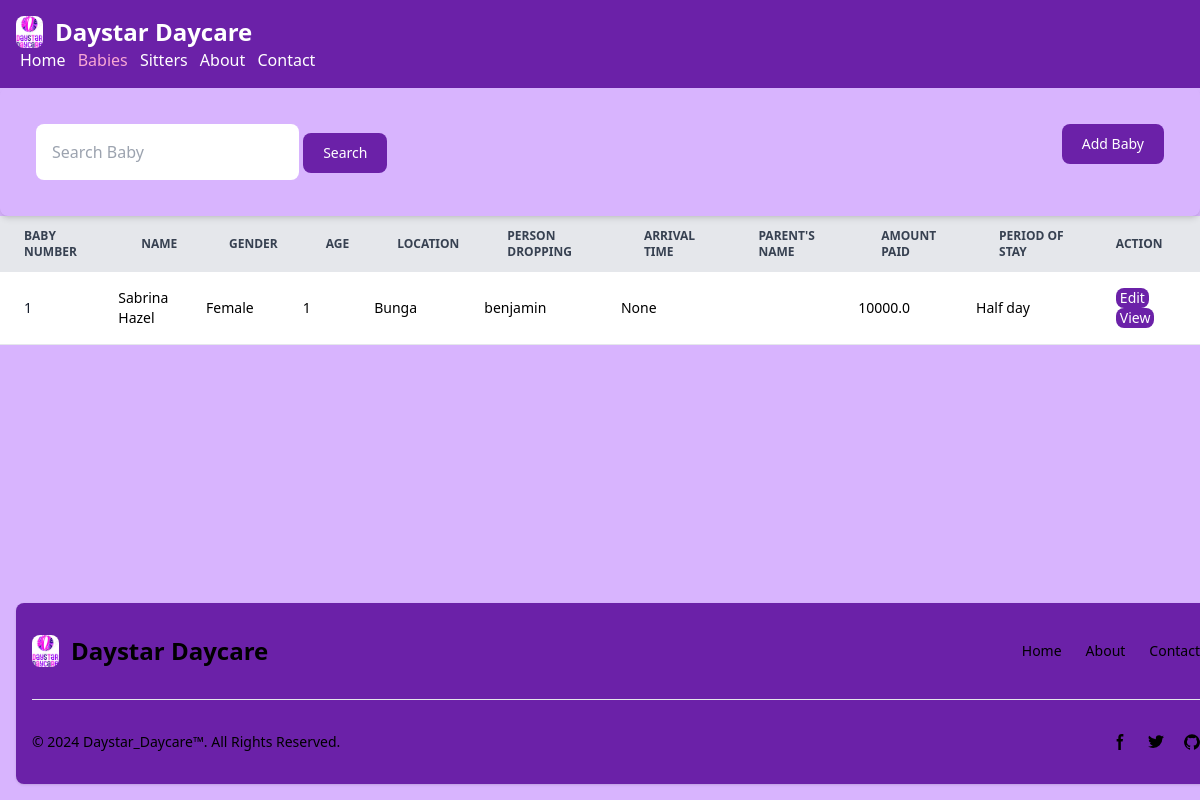
Page /baby/ on the earlier database version.
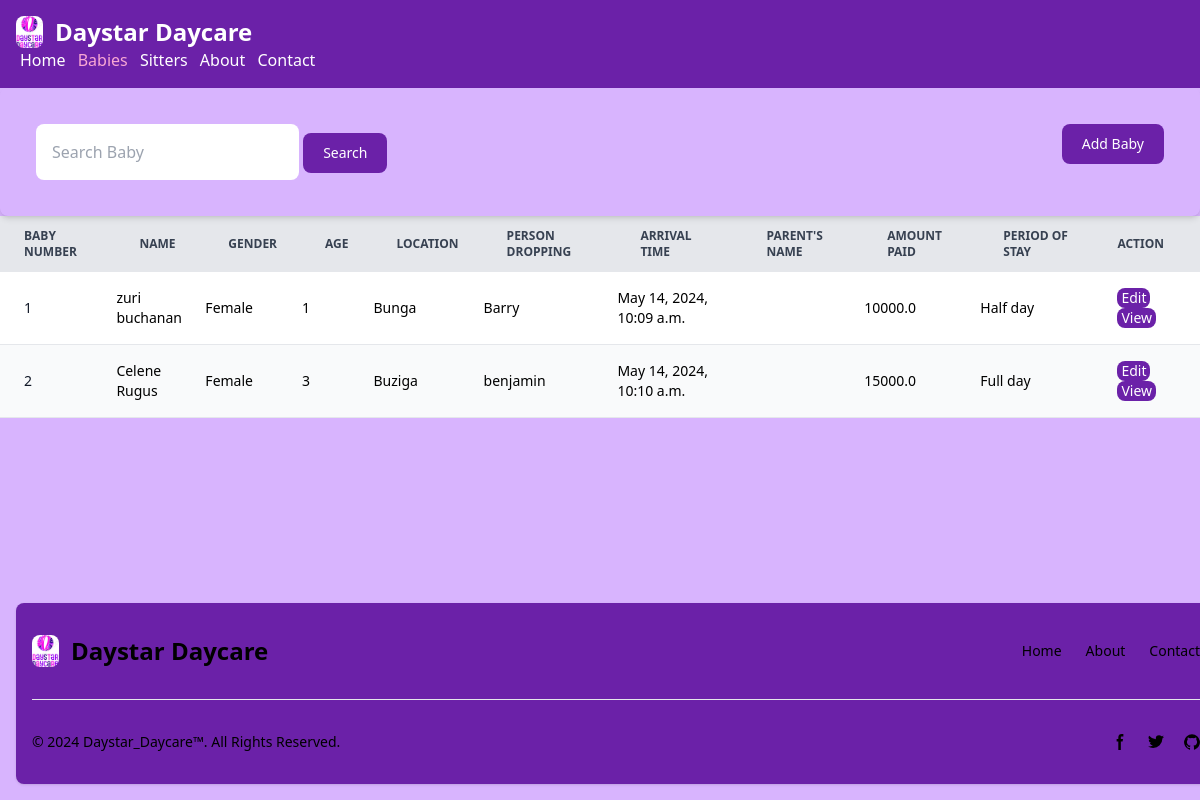
Same page on the later database version.
### baby_app/models.py (models this page shows, shortened)
class Baby(models.Model):
    name = models.CharField(max_length=100)
    gender = models.CharField(max_length=25)
    age = models.IntegerField()
    location = models.CharField(max_length=200)
    name_dropper = models.CharField(max_length=100)
    time_arrival = models.DateTimeField(auto_now_add=True)
    name_parents = models.CharField(max_length=100)
    amount_paid = models.FloatField()
    period_stay = models.CharField(max_length=50)

### baby_app/views.py (the view)
# urls.py: path('', views.babyhome, name='baby'),
def babyhome(request):
    babylist = Baby.objects.all()
    return render(request, 'baby_app/baby.html', {'babylist': babylist})

### baby_app/templates/baby_app/baby.html (shortened to what the changed rows need)
{% load static %}
<!DOCTYPE html>
<html lang="en">
<head>
    <script src="https://cdn.tailwindcss.com"></script>
</head>
<body class="bg-purple-300">
    <table class="w-full text-sm text-left rtl:text-right text-black-500 dark:text-gray-400">
        <thead class="text-xs text-gray-700 uppercase bg-gray-200 dark:bg-gray-700 dark:text-gray-400">
            <tr>
                <th scope="col" class="px-6 py-3">
                    Baby Number
                </th>
                <th scope="col" class="px-6 py-3">
                    Name
                </th>
                <th scope="col" class="px-6 py-3">
                    Gender
                </th>
                <th scope="col" class="px-6 py-3">
                    Age
                </th>
                <th scope="col" class="px-6 py-3">
                    Location
                </th>
                <th scope="col" class="px-6 py-3">
                    Person Dropping
                </th>
                <th scope="col" class="px-6 py-3">
                    Arrival Time
                </th>
                <th scope="col" class="px-6 py-3">
                    Parent's Name
                </th>
                <th scope="col" class="px-6 py-3">
                    Amount Paid
                </th>
                <th scope="col" class="px-6 py-3">
                    Period of Stay
                </th>
                <th scope="col" class="px-6 py-3">
                    Action
                </th>
            </tr>
        </thead>
        <tbody>
            {% for baby in babylist %}
            <tr class="odd:bg-white odd:dark:bg-gray-900 even:bg-gray-50 even:dark:bg-gray-800 border-b dark:border-gray-700">
                <th scope="row" class="px-6 py-4 font-medium text-gray-900 whitespace-nowrap dark:text-white">{{ baby.id }}</th>
                <td px-6 py-4>{{ baby.name }}</td>
                <td px-6 py-4>{{ baby.gender }}</td>
                <td px-6 py-4>{{ baby.age }}</td>
                <td px-6 py-4>{{ baby.location }}</td>
                <td px-6 py-4>{{ baby.name_dropper }}</td>
                <td px-6 py-4>{{ baby.time_arrival }}</td>
                <td px-6 py-4>{{ baby.name_parent }}</td>
                <td px-6 py-4>{{ baby.amount_paid }}</td>
                <td px-6 py-4>{{ baby.period_stay }}</td>
                <td class="px-6 py-4">
                    <a href="{% url "editbaby" baby.id %}">
                        <button type="submit" class="px-1 py-0 bg-purple-800 text-white hover:bg-pink-300 rounded-lg">Edit</button>
                    </a>
                    <a href="{% url "viewbaby" baby.id %}">
                        <button type="submit" class="px-1 py-0 bg-purple-800 text-white hover:bg-pink-300 rounded-lg">View</button>
                    </a>
                </td>
            </tr>
            {% endfor %}
        </tbody>
    </table>
</body>
</html>

Differences in the rows shown:
changed Baby "Bunga": name "Sabrina Hazel" → "zuri buchanan"; name_dropper "benjamin" → "Barry"; time_arrival "None" → "May 14, 2024, 10:09 a.m."
added Baby: id "2", name "Celene Rugus", gender "Female", age "3", location "Buziga", name_dropper "benjamin", time_arrival "May 14, 2024, 10:10 a.m.", amount_paid "15000.0", period_stay "Full day"
